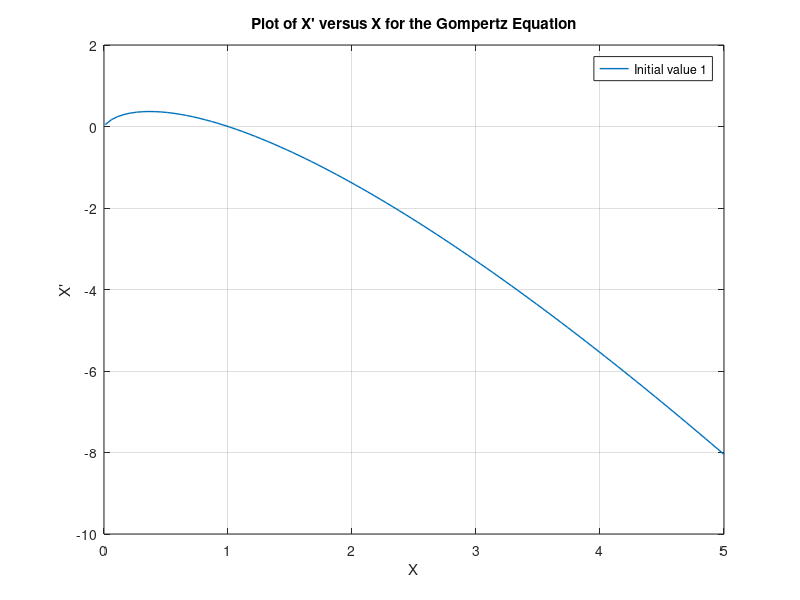

Here is the MATLAB script that generated this plot:

gompertz = @(X) -X.*log(X);


X = linspace(0.01, 5, 100);
for i = 1: 3 
    X_dot = gompertz(X);
    plot(X, X_dot, 'LineWidth', 1);
end

xlabel('X');
ylabel('X''');
title('Plot of X'' versus X for the Gompertz Equation');
grid on;


legend('Initial value 1', 'Initial value 2', 'Initial value 3');
